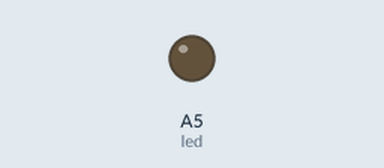
Simulated run of this sketch. Board: Arduino Uno, built with avr-gcc and run on an emulated ATmega328P. Shown: output pins drawn as LEDs (lit = HIGH). No radio packets arrive unless stated; what the sketch prints to the serial monitor is not drawn.

Above: at 0.4 s.
At 4.7 s:
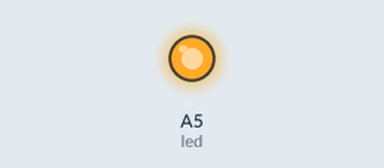
Timing chart, 0 to 6.7 s (numbered marks = the images above):
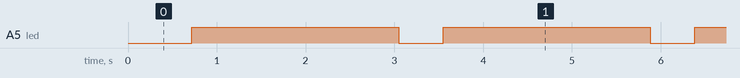

Measured:
- by itself, A5 (led): alternates HIGH for 2.3 s and LOW for 0.50 s

The sketch:

scanner_ino.ino
```cpp
// (licence header left out)
/**
 * Channel scanner
 *
 * Example to detect interference on the various channels available.
 * This is a good diagnostic tool to check whether you're picking a
 * good channel for your application.
 *
 * Inspired by cpixip.
 * See http://arduino.cc/forum/index.php/topic,54795.0.html
 */

#include <SPI.h>
#include "nRF24L01.h"
#include "RF24.h"
#include "printf.h"

int led = A5;
//
// Hardware configuration
//

// Set up nRF24L01 radio on SPI bus plus pins 9 & 10

RF24 radio(9,10);

//
// Channel info
//

const uint8_t num_channels = 120;
uint8_t values[num_channels];

//
// Setup
//

void setup(void)
{
  //
  // Print preamble
  //
  pinMode(led, OUTPUT);

  Serial.begin(9600);

  Serial.println("\n\rRF24/examples/scanner/\n\r");
printf_begin();
  //
  // Setup and configure rf radio
  //

  radio.begin();
  radio.setAutoAck(false);

  // Get into standby mode
  radio.startListening();
  radio.stopListening();

  // Print out header, high then low digit
  int i = 0;
  while ( i < num_channels )
  {
    printf("%x",i>>4);
    ++i;
  }
  printf("\n\r");
  i = 0;
  while ( i < num_channels )
  {
    printf("%x",i&0xf);
    ++i;
  }
  printf("\n\r");
}

//
// Loop
//

const int num_reps = 100;

void loop(void)
{
  digitalWrite(led, LOW);   // turn the LED on (yes, on evbavr04 board low means ON)
  delay(500);
  digitalWrite(led, HIGH);
  // Clear measurement values
  memset(values,0,sizeof(values));

  // Scan all channels num_reps times
  int rep_counter = num_reps;
  while (rep_counter--)
  {
    int i = num_channels;
    while (i--)
    {
      // Select this channel
      radio.setChannel(i);

      // Listen for a little
      radio.startListening();
      delayMicroseconds(128);
      radio.stopListening();

      // Did we get a carrier?
      if ( radio.testRPD() )
        ++values[i];
    }
  }

  // Print out channel measurements, clamped to a single hex digit
  int i = 0;
  while ( i < num_channels )
  {
    printf("%x",min(0xf,values[i]&0xf));
     printf("|");
    ++i;
  }
  printf("\n\r");
}

// vim:ai:cin:sts=2 sw=2 ft=cpp
```

printf.h
```cpp
// (licence header left out)
/**
 * @file printf.h
 *
 * Setup necessary to direct stdout to the Arduino Serial library, which
 * enables 'printf'
 */

#ifndef __PRINTF_H__
#define __PRINTF_H__

int serial_putc( char c, FILE * )
{
  Serial.print( c );

  return c;
}

void printf_begin(void)
{
  fdevopen( &serial_putc, 0 );
}

#endif // __PRINTF_H__
```
